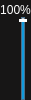
<?xml version="1.0" encoding="UTF-8"?>
<ui version="4.0">
 <class>WidgetVolumeSlider</class>
 <widget class="QWidget" name="WidgetVolumeSlider">
  <property name="geometry">
   <rect>
    <x>0</x>
    <y>0</y>
    <width>24</width>
    <height>100</height>
   </rect>
  </property>
  <property name="windowTitle">
   <string>Form</string>
  </property>
  <property name="layoutDirection">
   <enum>Qt::RightToLeft</enum>
  </property>
  <property name="styleSheet">
   <string notr="true">#WidgetVolumeSlider
{
	background-color: rgb(23, 22, 22);
	border:none;
}
QLabel#lbVolumeValue
{
	font: 9pt &quot;宋体&quot;;
	color: rgb(255, 255, 255);
}

/*滑动块的样式表*/
QSlider::groove:vertical {
	background: #C0C0C0;
	border: 1px solid #4A708B;
	width: 2px;
} 

QSlider::handle:vertical {  
    background: white;
	height:3px;
	margin: 1px -3px;
    border-radius: 2px;
}  

QSlider::handle:vertical:hover {  
    background: qradialgradient(spread:pad, cx:0.5, cy:0.5, radius:0.8, fx:0.5, fy:0.5,
 stop:0.6 #2A8BDA, stop:0.778409 rgba(255, 255, 255, 255));  
    height: 5px;  
	margin: 0 -3px;
    border-radius: 2px;  
}  

QSlider::handle:vertical:disabled {  
	background: #eee;  
	border: 1px solid #aaa;  
	border-radius: 2px;  
}

/*
QSlider::sub-page:vertical {  
background: rgb(17, 154, 219);
border: 1px solid #4A708B;  
width: 2px;
} */

QSlider::add-page:vertical {  
	background: rgb(17, 154, 219);
	border: 1px solid #4A708B;  
	width: 2px;
}
</string>
  </property>
  <layout class="QVBoxLayout" name="verticalLayout">
   <property name="spacing">
    <number>0</number>
   </property>
   <property name="leftMargin">
    <number>0</number>
   </property>
   <property name="topMargin">
    <number>3</number>
   </property>
   <property name="rightMargin">
    <number>0</number>
   </property>
   <property name="bottomMargin">
    <number>0</number>
   </property>
   <item>
    <widget class="QLabel" name="lbVolumeValue">
     <property name="text">
      <string>100%</string>
     </property>
     <property name="alignment">
      <set>Qt::AlignCenter</set>
     </property>
    </widget>
   </item>
   <item>
    <widget class="QSlider" name="sliderVolumeValue">
     <property name="maximum">
      <number>100</number>
     </property>
     <property name="value">
      <number>100</number>
     </property>
     <property name="orientation">
      <enum>Qt::Vertical</enum>
     </property>
    </widget>
   </item>
  </layout>
 </widget>
 <resources/>
 <connections/>
</ui>
